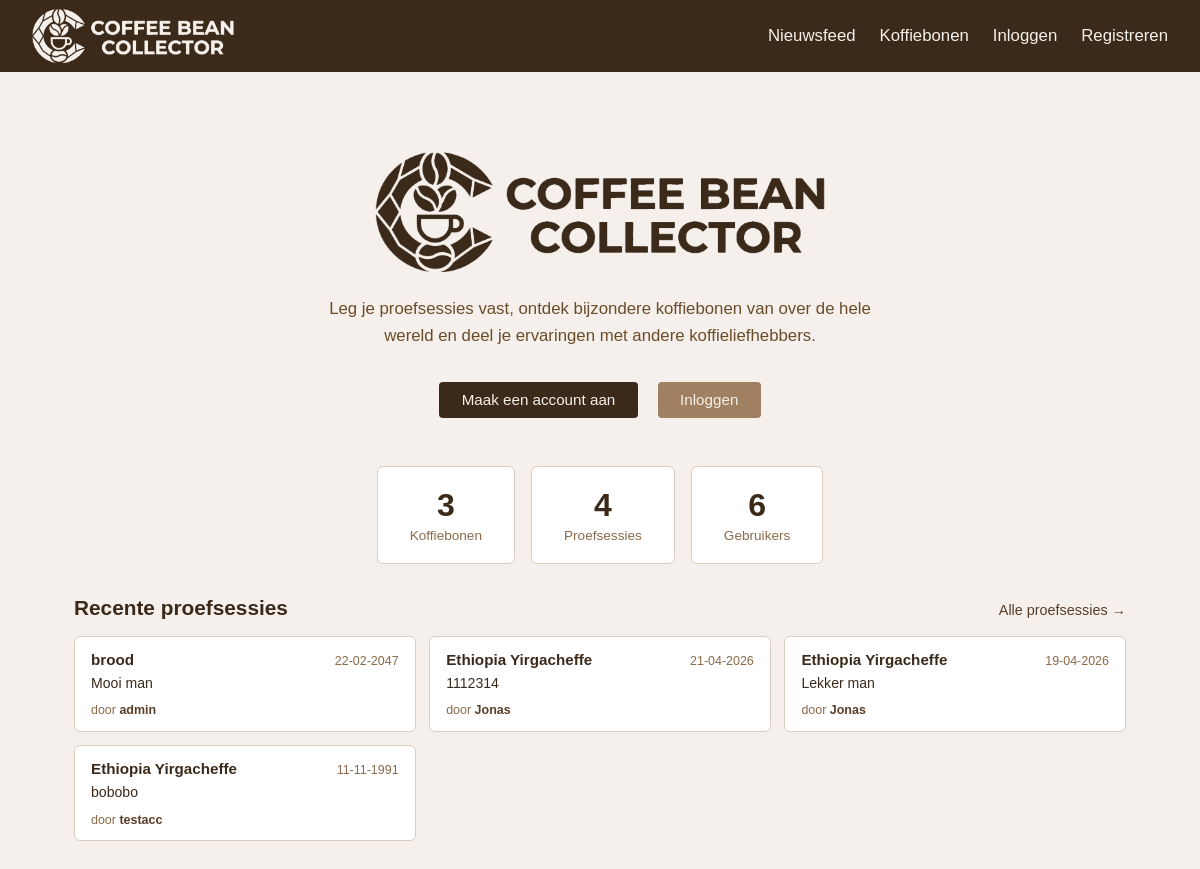
Before: / with the older database file.
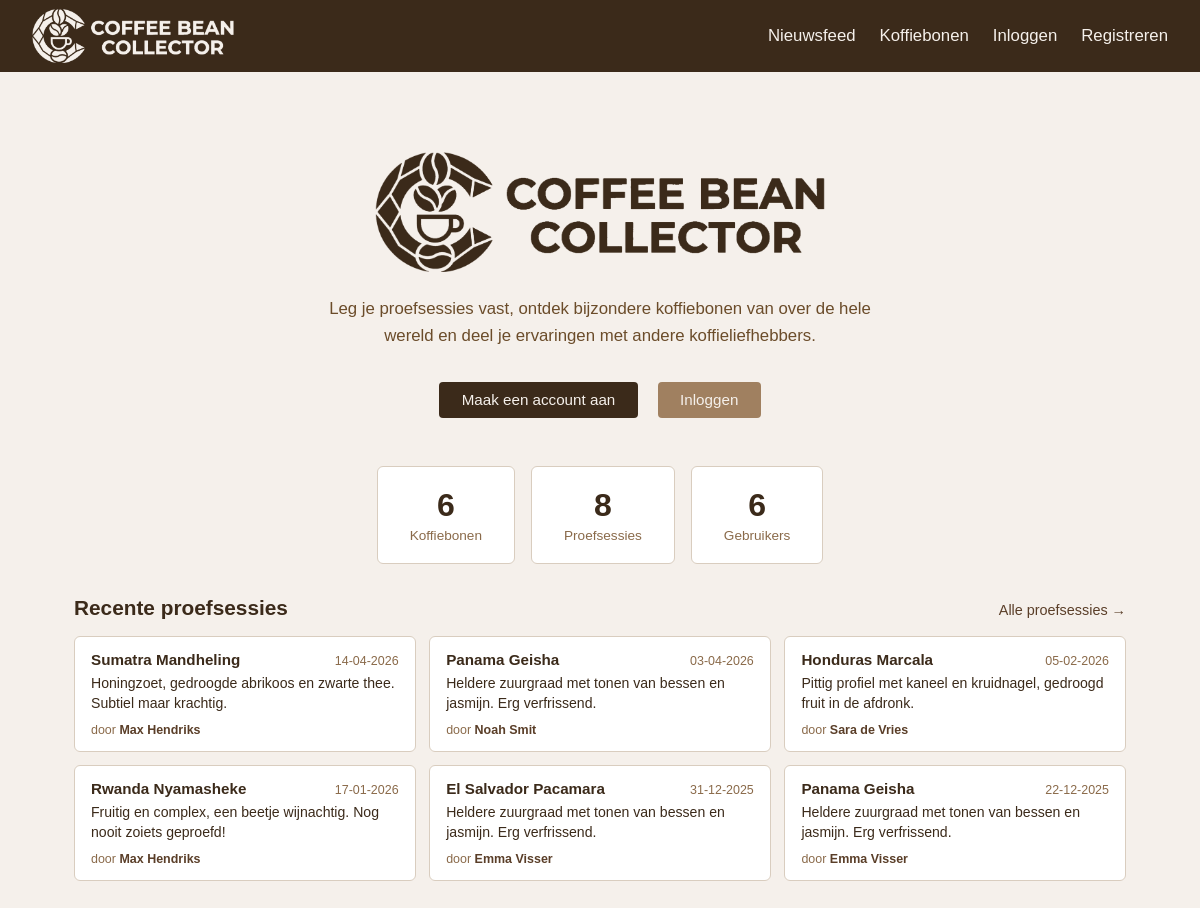
After: the same page with the newer database file.
### base/models.py (models this page shows, shortened)
class Tasting(models.Model):
    bean = models.ForeignKey('Bean', on_delete=models.CASCADE, related_name='tastings')
    user = models.ForeignKey(User, on_delete=models.CASCADE, related_name='tastings')
    date = models.DateField()
    description = models.TextField()

class Bean(models.Model):
    name = models.CharField(max_length=255)
    country_of_origin = models.CharField(max_length=255)
    roaster = models.CharField(max_length=255, blank=True, default='')
    harvest_season = models.CharField(max_length=255)
    in_season = models.BooleanField(default=True)
    approved = models.BooleanField(default=False)
    approved_by = models.ForeignKey(
        User, null=True, blank=True, on_delete=models.SET_NULL, related_name='approved_beans'
    )

### base/views.py (the view)
# urls.py: 2. Add a URL to urlpatterns:  path('', views.home, name='home')
def home(request):
    from .models import Bean, Tasting
    from django.contrib.auth.models import User
    context = {
        'bean_count': Bean.objects.filter(approved=True).count(),
        'tasting_count': Tasting.objects.count(),
        'user_count': User.objects.count(),
        'recent_tastings': Tasting.objects.select_related('user', 'bean').order_by('-date', '-id')[:6],
    }
    return render(request, "base/home.html", context)

### base/templates/base/home.html (shortened to what this page needs)
{% extends "base.html" %}
{% load static %}
{% block content %}
<div class="home-hero">
    <img src="{% static 'base/img/Logo-home.png' %}" alt="Coffee Bean Collector" class="home-logo">
    <p>Leg je proefsessies vast, ontdek bijzondere koffiebonen van over de hele wereld en deel je ervaringen met andere koffieliefhebbers.</p>
    {% if not user.is_authenticated %}
        <div class="home-hero-actions">
            <a href="{% url 'register' %}" class="btn">Maak een account aan</a>
            <a href="{% url 'login' %}" class="btn btn-secondary">Inloggen</a>
        </div>
    {% else %}
        <div class="home-hero-actions">
            <a href="{% url 'tasting_add' %}" class="btn">+ Nieuwe proefsessie</a>
            <a href="{% url 'bean_list' %}" class="btn btn-secondary">Bekijk koffiebonen</a>
        </div>
    {% endif %}
</div>
<div class="home-stats">
    <div class="stat-card">
        <span class="stat-number">{{ bean_count }}</span>
        <span class="stat-label">Koffiebonen</span>
    </div>
    <div class="stat-card">
        <span class="stat-number">{{ tasting_count }}</span>
        <span class="stat-label">Proefsessies</span>
    </div>
    <div class="stat-card">
        <span class="stat-number">{{ user_count }}</span>
        <span class="stat-label">Gebruikers</span>
    </div>
</div>
{% if recent_tastings %}
<div class="home-recent">
    <div class="home-section-header">
        <h2>Recente proefsessies</h2>
        <a href="{% url 'newsfeed' %}">Alle proefsessies &rarr;</a>
    </div>
    <div class="feed-grid">
        {% for tasting in recent_tastings %}
            <div class="feed-card">
                <div class="feed-card-header">
                    <span class="feed-bean">{{ tasting.bean.name }}</span>
                    <span class="feed-date">{{ tasting.date|date:"d-m-Y" }}</span>
                </div>
                <p class="feed-description">{{ tasting.description|truncatechars:100 }}</p>
                <div class="feed-card-footer">
                    door <a href="{% url 'public_profile' tasting.user.username %}">{{ tasting.user.get_full_name|default:tasting.user.username }}</a>
                </div>
            </div>
        {% endfor %}
    </div>
</div>
{% endif %}
{% endblock %}

### base/templates/base.html (shortened to what this page needs)
{% load static %}
<!DOCTYPE html>
<html lang="nl">
<head>
    <link rel="stylesheet" href="{% static 'base/css/style.css' %}">
</head>
<body>
<nav>
    <a class="brand" href="/"><img src="{% static 'base/img/Logo-navbar.png' %}" alt="Coffee Bean Collector" class="nav-logo"></a>
    <ul>
        {% if user.is_authenticated %}
            <li><a href="{% url 'newsfeed' %}">Nieuwsfeed</a></li>
            <li><a href="{% url 'bean_list' %}">Koffiebonen</a></li>
            <li><a href="{% url 'bean_add' %}">Koffieboon toevoegen</a></li>
            {% if user.is_staff %}
                <li><a href="{% url 'beheer_bonen' %}">Koffiebonen goedkeuren</a></li>
            {% endif %}
            <li><a href="{% url 'tasting_list' %}">Mijn Tastings</a></li>
            <li><a href="{% url 'tasting_add' %}">Tasting Toevoegen</a></li>
            <li><a href="{% url 'profile' %}">{{ user.get_full_name|default:user.username }}</a></li>
            <li>
                <form method="post" action="{% url 'logout' %}" style="margin:0;">
                    {% csrf_token %}
                    <button type="submit" class="nav-logout-btn">Uitloggen</button>
                </form>
            </li>
        {% else %}
            <li><a href="{% url 'newsfeed' %}">Nieuwsfeed</a></li>
            <li><a href="{% url 'bean_list' %}">Koffiebonen</a></li>
            <li><a href="{% url 'login' %}">Inloggen</a></li>
            <li><a href="{% url 'register' %}">Registreren</a></li>
        {% endif %}
    </ul>
</nav>
<main>
    {% block content %}
    {% endblock %}
</main>
</body>
</html>

### base/static/base/css/style.css (style rules this page uses)
* { margin: 0; padding: 0; box-sizing: border-box; }
body { font-family: Arial, sans-serif; background-color: #f5f0eb; color: #3b2a1a; }
nav { background-color: #3b2a1a; padding: 0 2rem; display: flex; align-items: center; justify-content: space-between; height: 72px; }
nav .brand { color: #f5f0eb; font-size: 1.2rem; font-weight: bold; text-decoration: none; display: flex; align-items: center; }
.nav-logo { height: 54px; width: auto; display: block; }
nav ul { list-style: none; display: flex; gap: 1.5rem; }
nav ul li a { color: #f5f0eb; text-decoration: none; font-size: 1.05rem; }
main { max-width: 1100px; margin: 2rem auto; padding: 0 1.5rem; }
.btn { display: inline-block; margin-top: 0.5rem; padding: 0.6rem 1.4rem; background-color: #3b2a1a; color: #f5f0eb; border: none; border-radius: 4px; font-size: 0.95rem; cursor: pointer; text-decoration: none; }
.btn-secondary { background-color: #a08060; margin-left: 0.5rem; }
.feed-grid { display: grid; grid-template-columns: repeat(auto-fill, minmax(260px, 1fr)); gap: 0.85rem; }
.feed-card { background-color: #fff; border: 1px solid #d9cdbf; border-radius: 6px; padding: 0.85rem 1rem; display: flex; flex-direction: column; gap: 0.4rem; }
.feed-card-header { display: flex; justify-content: space-between; align-items: baseline; gap: 0.5rem; }
.feed-bean { font-weight: bold; font-size: 0.95rem; color: #3b2a1a; }
.feed-date { font-size: 0.78rem; color: #8a6a4a; white-space: nowrap; }
.feed-description { font-size: 0.88rem; line-height: 1.4; color: #3b2a1a; flex: 1; }
.feed-card-footer { font-size: 0.78rem; color: #8a6a4a; margin-top: 0.2rem; }
.feed-card-footer a { color: #5a3e28; text-decoration: none; font-weight: bold; }
.home-hero { text-align: center; padding: 3rem 1rem 2rem; }
.home-logo { height: 120px; width: auto; margin-bottom: 1.25rem; }
.home-hero p { font-size: 1.05rem; color: #6b4c2a; max-width: 560px; margin: 0 auto 1.5rem; line-height: 1.6; }
.home-hero-actions { display: flex; gap: 0.75rem; justify-content: center; flex-wrap: wrap; }
.home-stats { display: flex; gap: 1rem; justify-content: center; flex-wrap: wrap; margin: 1rem 0 2rem; }
.stat-card { background-color: #fff; border: 1px solid #d9cdbf; border-radius: 6px; padding: 1.25rem 2rem; text-align: center; min-width: 130px; }
.stat-number { display: block; font-size: 2rem; font-weight: bold; color: #3b2a1a; }
.stat-label { display: block; font-size: 0.85rem; color: #8a6a4a; margin-top: 0.25rem; }
.home-recent { margin-top: 1rem; }
.home-section-header { display: flex; justify-content: space-between; align-items: baseline; margin-bottom: 1rem; }
.home-section-header h2 { font-size: 1.3rem; }
.home-section-header a { font-size: 0.9rem; color: #5a3e28; text-decoration: none; }

Changed rows visible on the page:
removed Tasting: bean.name "brood", date "22-02-2047", description "Mooi man", user.get_full_name "admin"
removed Tasting: bean.name "Ethiopia Yirgacheffe", date "21-04-2026", description "1112314", user.get_full_name "Jonas"
removed Tasting: bean.name "Ethiopia Yirgacheffe", date "19-04-2026", description "Lekker man", user.get_full_name "Jonas"
removed Tasting: bean.name "Ethiopia Yirgacheffe", date "11-11-1991", description "bobobo", user.get_full_name "testacc"
added Tasting: bean.name "Sumatra Mandheling", date "14-04-2026", description "Honingzoet, gedroogde abrikoos en zwarte thee. Subtiel maar krachtig.", user.get_full_name "Max Hendriks"
added Tasting: bean.name "Panama Geisha", date "03-04-2026", description "Heldere zuurgraad met tonen van bessen en jasmijn. Erg verfrissend.", user.get_full_name "Noah Smit"
added Tasting: bean.name "Honduras Marcala", date "05-02-2026", description "Pittig profiel met kaneel en kruidnagel, gedroogd fruit in de afdronk.", user.get_full_name "Sara de Vries"
added Tasting: bean.name "Rwanda Nyamasheke", date "17-01-2026", description "Fruitig en complex, een beetje wijnachtig. Nog nooit zoiets geproefd!", user.get_full_name "Max Hendriks"
added Tasting: bean.name "El Salvador Pacamara", date "31-12-2025", description "Heldere zuurgraad met tonen van bessen en jasmijn. Erg verfrissend.", user.get_full_name "Emma Visser"
added Tasting: bean.name "Panama Geisha", date "22-12-2025", description "Heldere zuurgraad met tonen van bessen en jasmijn. Erg verfrissend.", user.get_full_name "Emma Visser"
Other visible differences:
{{ bean_count }}: "3" → "6"
{{ tasting_count }}: "4" → "8"
